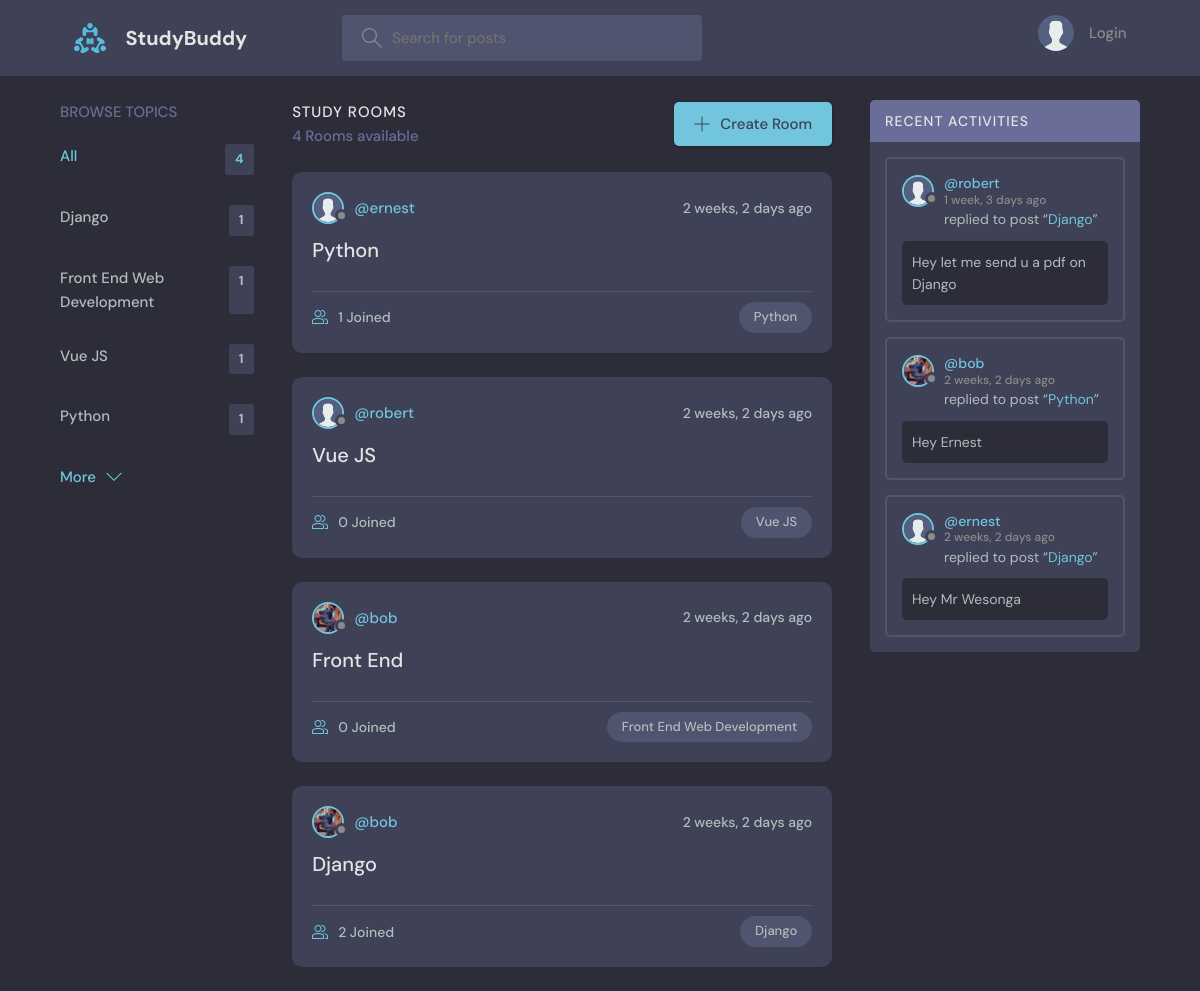
The page / on the database its author committed.
### base/models.py (models this page shows, shortened)
class Topic(models.Model):
    name = models.CharField(max_length=200)

class Room(models.Model):
    host = models.ForeignKey(User, on_delete=models.SET_NULL, null=True)
    topic = models.ForeignKey(Topic, on_delete=models.SET_NULL, null=True)
    name = models.CharField(max_length=200)
    description = models.TextField(null=True, blank=True)
    participants = models.ManyToManyField(
        User, related_name='participants', blank=True)
    updated = models.DateTimeField(auto_now=True)
    created = models.DateTimeField(auto_now_add=True)
    class Meta:
        ordering = ['-updated', '-created']
    def __str__(self):
        return self.name

class User(AbstractUser):
    name = models.CharField(max_length=200, null=True)
    email = models.EmailField(unique=True, null=True)
    bio = models.TextField(null=True)
    avatar = models.ImageField(null=True, default="avatar.svg")
    USERNAME_FIELD = 'email'
    REQUIRED_FIELDS = []

class Message(models.Model):
    user = models.ForeignKey(User, on_delete=models.CASCADE)
    room = models.ForeignKey(Room, on_delete=models.CASCADE)
    body = models.TextField()
    updated = models.DateTimeField(auto_now=True)
    created = models.DateTimeField(auto_now_add=True)
    class Meta:
        ordering = ['-updated', '-created']

### base/views.py (the view)
# urls.py: path('', views.home, name="home"),
def home(request):
    q = request.GET.get('q') if request.GET.get('q') != None else ''
    rooms = Room.objects.filter(
        Q(topic__name__icontains=q) |
        Q(name__icontains=q) |
        Q(description__icontains=q)
    )
    topics = Topic.objects.all()[0:5]
    room_count = rooms.count()
    room_messages = Message.objects.filter(
        Q(room__topic__name__icontains=q))[0:3]
    context = {'rooms': rooms, 'topics': topics,
               'room_count': room_count, 'room_messages': room_messages}
    return render(request, 'base/home.html', context)

### base/templates/base/home.html (shortened to what this page needs)
{% extends 'main.html' %}
{% block content %}
<main class="layout layout--3">
  <div class="container">
    {% include 'base/topics_component.html' %}
    <div class="roomList">
      <div class="roomList__header">
        <div>
          <h2>Study Rooms</h2>
          <p>{{room_count}} Rooms available</p>
        </div>
        <a class="btn btn--main" href="{% url 'create-room' %}">
          <svg version="1.1" xmlns="http://www.w3.org/2000/svg" width="32" height="32" viewBox="0 0 32 32">
            <title>add</title>
            <path
              d="M16.943 0.943h-1.885v14.115h-14.115v1.885h14.115v14.115h1.885v-14.115h14.115v-1.885h-14.115v-14.115z">
            </path>
          </svg>
          Create Room
        </a>
      </div>
      {% include 'base/feed_component.html' %}
    </div>
    {% include 'base/activity_component.html' %}
  </div>
</main>
{% endblock %}

### base/templates/base/topics_component.html
<div class="topics">
    <div class="topics__header">
        <h2>Browse Topics</h2>
    </div>
    <ul class="topics__list">
        <li>
            <a href="{% url 'home' %}" class="active">All <span>{{topics.count}}</span></a>
        </li>
        {% for topic in topics %}
        <li>
            <a href="{% url 'home' %}?q={{topic.name}}">{{topic.name}}<span>{{topic.room_set.all.count}}</span></a>
        </li>
        {% endfor %}
    </ul>
    <a class="btn btn--link" href="{% url 'topics' %}">
        More
        <svg version="1.1" xmlns="http://www.w3.org/2000/svg" width="32" height="32" viewBox="0 0 32 32">
            <title>chevron-down</title>
            <path d="M16 21l-13-13h-3l16 16 16-16h-3l-13 13z"></path>
        </svg>
    </a>
</div>

### base/templates/base/feed_component.html (shortened to what this page needs)
{% for room in rooms %}
<div class="roomListRoom">
    <div class="roomListRoom__header">
        <a href="{% url 'user-profile' room.host.id %}" class="roomListRoom__author">
            <div class="avatar avatar--small">
                <img src="{{room.host.avatar.url}}" />
            </div>
            <span>@{{room.host.username}}</span>
        </a>
        <div class="roomListRoom__actions">
            <span>{{room.created|timesince}} ago</span>
        </div>
    </div>
    <div class="roomListRoom__content">
        <a href="{% url 'room' room.id %}">{{room.name}}</a>
    </div>
    <div class="roomListRoom__meta">
        <a href="{% url 'room' room.id %}" class="roomListRoom__joined">
            {{room.participants.all.count}} Joined
        </a>
        <p class="roomListRoom__topic">{{room.topic.name}}</p>
    </div>
</div>
{% endfor %}

### base/templates/base/activity_component.html (shortened to what this page needs)
<div class="activities">
    <div class="activities__header">
        <h2>Recent Activities</h2>
    </div>
    {% for message in room_messages %}
    <div class="activities__box">
        <div class="activities__boxHeader roomListRoom__header">
            <a href="{% url 'user-profile' message.user.id %}" class="roomListRoom__author">
                <div class="avatar avatar--small">
                    <img src="{{message.user.avatar.url}}" />
                </div>
                <p>
                    @{{message.user.username}}
                    <span>{{message.created|timesince}} ago</span>
                </p>
            </a>
        </div>
        <div class="activities__boxContent">
            <p>replied to post “<a href="{% url 'room' message.room.id %}">{{message.room}}</a>”</p>
            <div class="activities__boxRoomContent">{{message.body}}</div>
        </div>
    </div>
    {% endfor %}
</div>

### rows shown on the page
Topic: name "Django", room_set.all.count "1"
Topic: name "Front End Web Development", room_set.all.count "1"
Topic: name "Vue JS", room_set.all.count "1"
Topic: name "Python", room_set.all.count "1"
Room: host.avatar (placeholder picture), host.username "ernest", created "2 weeks, 2 days", name "Python", participants.all.count "1", topic.name "Python"
Room: host.avatar (placeholder picture), host.username "robert", created "2 weeks, 2 days", name "Vue JS", participants.all.count "0", topic.name "Vue JS"
Room: host.avatar (picture), host.username "bob", created "2 weeks, 2 days", name "Front End", participants.all.count "0", topic.name "Front End Web Development"
Room: host.avatar (picture), host.username "bob", created "2 weeks, 2 days", name "Django", participants.all.count "2", topic.name "Django"
Message: user.avatar (placeholder picture), user.username "robert", created "1 week, 3 days", room "Django", body "Hey let me send u a pdf on Django"
Message: user.avatar (picture), user.username "bob", created "2 weeks, 2 days", room "Python", body "Hey Ernest"
Message: user.avatar (placeholder picture), user.username "ernest", created "2 weeks, 2 days", room "Django", body "Hey Mr Wesonga"

### other values the page prints
{{ topics.count }} "4"
{{ room_count }} "4"
